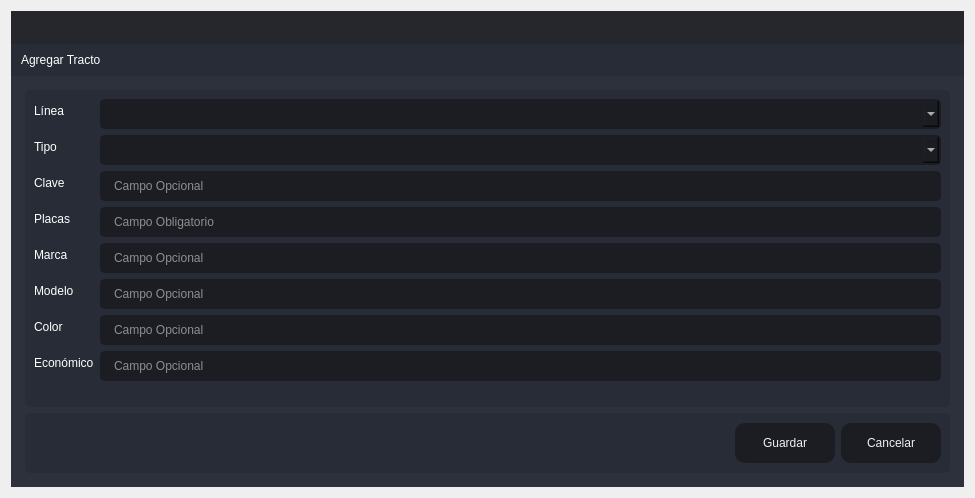
<?xml version="1.0" encoding="UTF-8"?>
<ui version="4.0">
 <class>Create_CajaPorta</class>
 <widget class="QDialog" name="Create_CajaPorta">
  <property name="windowModality">
   <enum>Qt::ApplicationModal</enum>
  </property>
  <property name="geometry">
   <rect>
    <x>0</x>
    <y>0</y>
    <width>975</width>
    <height>498</height>
   </rect>
  </property>
  <property name="windowTitle">
   <string>Agregar</string>
  </property>
  <layout class="QVBoxLayout" name="verticalLayout_6">
   <item>
    <widget class="QFrame" name="frame_main">
     <property name="styleSheet">
      <string notr="true">/* LINE EDIT */
QLineEdit {
	background-color: rgb(27, 29, 35);
	border-radius: 5px;
	border: 2px solid rgb(27, 29, 35);
	padding-left: 10px;
}
QLineEdit:hover {
	border: 2px solid rgb(64, 71, 88);
}
QLineEdit:focus {
	border: 2px solid rgb(91, 101, 124);
}

/* SCROLL BARS */
QScrollBar:horizontal {
    border: none;
    background: rgb(52, 59, 72);
    height: 14px;
    margin: 0px 21px 0 21px;
	border-radius: 0px;
}
QScrollBar::handle:horizontal {
    background: rgb(85, 170, 255);
    min-width: 25px;
	border-radius: 7px
}
QScrollBar::add-line:horizontal {
    border: none;
    background: rgb(55, 63, 77);
    width: 20px;
	border-top-right-radius: 7px;
    border-bottom-right-radius: 7px;
    subcontrol-position: right;
    subcontrol-origin: margin;
}
QScrollBar::sub-line:horizontal {
    border: none;
    background: rgb(55, 63, 77);
    width: 20px;
	border-top-left-radius: 7px;
    border-bottom-left-radius: 7px;
    subcontrol-position: left;
    subcontrol-origin: margin;
}
QScrollBar::up-arrow:horizontal, QScrollBar::down-arrow:horizontal
{
     background: none;
}
QScrollBar::add-page:horizontal, QScrollBar::sub-page:horizontal
{
     background: none;
}
 QScrollBar:vertical {
	border: none;
    background: rgb(52, 59, 72);
    width: 14px;
    margin: 21px 0 21px 0;
	border-radius: 0px;
 }
 QScrollBar::handle:vertical {	
	background: rgb(85, 170, 255);
    min-height: 25px;
	border-radius: 7px
 }
 QScrollBar::add-line:vertical {
     border: none;
    background: rgb(55, 63, 77);
     height: 20px;
	border-bottom-left-radius: 7px;
    border-bottom-right-radius: 7px;
     subcontrol-position: bottom;
     subcontrol-origin: margin;
 }
 QScrollBar::sub-line:vertical {
	border: none;
    background: rgb(55, 63, 77);
     height: 20px;
	border-top-left-radius: 7px;
    border-top-right-radius: 7px;
     subcontrol-position: top;
     subcontrol-origin: margin;
 }
 QScrollBar::up-arrow:vertical, QScrollBar::down-arrow:vertical {
     background: none;
 }

 QScrollBar::add-page:vertical, QScrollBar::sub-page:vertical {
     background: none;
 }

/* CHECKBOX */
QCheckBox::indicator {
    border: 3px solid rgb(52, 59, 72);
	width: 15px;
	height: 15px;
	border-radius: 10px;
    background: rgb(44, 49, 60);
}
QCheckBox::indicator:hover {
    border: 3px solid rgb(58, 66, 81);
}
QCheckBox::indicator:checked {
    background: 3px solid rgb(52, 59, 72);
	border: 3px solid rgb(52, 59, 72);	
	background-image: url(:/16x16/icons/16x16/cil-check-alt.png);
}

/* RADIO BUTTON */
QRadioButton::indicator {
    border: 3px solid rgb(52, 59, 72);
	width: 15px;
	height: 15px;
	border-radius: 10px;
    background: rgb(44, 49, 60);
}
QRadioButton::indicator:hover {
    border: 3px solid rgb(58, 66, 81);
}
QRadioButton::indicator:checked {
    background: 3px solid rgb(94, 106, 130);
	border: 3px solid rgb(52, 59, 72);	
}

/* COMBOBOX */
QComboBox{
	background-color: rgb(27, 29, 35);
	border-radius: 5px;
	border: 2px solid rgb(27, 29, 35);
	padding: 5px;
	padding-left: 10px;
}
QComboBox:hover{
	border: 2px solid rgb(64, 71, 88);
}
QComboBox::drop-down {
	subcontrol-origin: padding;
	subcontrol-position: top right;
	width: 25px; 
	border-left-width: 3px;
	border-left-color: rgba(39, 44, 54, 150);
	border-left-style: solid;
	border-top-right-radius: 3px;
	border-bottom-right-radius: 3px;	
	background-image: url(:/16x16/icons/16x16/cil-arrow-bottom.png);
	background-position: center;
	background-repeat: no-reperat;
 }
QComboBox QAbstractItemView {
	color: rgb(85, 170, 255);	
	background-color: rgb(27, 29, 35);
	padding: 10px;
	selection-background-color: rgb(39, 44, 54);
}

/* SLIDERS */
QSlider::groove:horizontal {
    border-radius: 9px;
    height: 18px;
	margin: 0px;
	background-color: rgb(52, 59, 72);
}
QSlider::groove:horizontal:hover {
	background-color: rgb(55, 62, 76);
}
QSlider::handle:horizontal {
    background-color: rgb(85, 170, 255);
    border: none;
    height: 18px;
    width: 18px;
    margin: 0px;
	border-radius: 9px;
}
QSlider::handle:horizontal:hover {
    background-color: rgb(105, 180, 255);
}
QSlider::handle:horizontal:pressed {
    background-color: rgb(65, 130, 195);
}

QSlider::groove:vertical {
    border-radius: 9px;
    width: 18px;
    margin: 0px;
	background-color: rgb(52, 59, 72);
}
QSlider::groove:vertical:hover {
	background-color: rgb(55, 62, 76);
}
QSlider::handle:vertical {
    background-color: rgb(85, 170, 255);
	border: none;
    height: 18px;
    width: 18px;
    margin: 0px;
	border-radius: 9px;
}
QSlider::handle:vertical:hover {
    background-color: rgb(105, 180, 255);
}
QSlider::handle:vertical:pressed {
    background-color: rgb(65, 130, 195);
}

</string>
     </property>
     <property name="frameShape">
      <enum>QFrame::NoFrame</enum>
     </property>
     <property name="frameShadow">
      <enum>QFrame::Raised</enum>
     </property>
     <layout class="QVBoxLayout" name="verticalLayout">
      <property name="spacing">
       <number>0</number>
      </property>
      <property name="leftMargin">
       <number>0</number>
      </property>
      <property name="topMargin">
       <number>0</number>
      </property>
      <property name="rightMargin">
       <number>0</number>
      </property>
      <property name="bottomMargin">
       <number>0</number>
      </property>
      <item>
       <widget class="QFrame" name="frame_top">
        <property name="minimumSize">
         <size>
          <width>0</width>
          <height>65</height>
         </size>
        </property>
        <property name="maximumSize">
         <size>
          <width>16777215</width>
          <height>65</height>
         </size>
        </property>
        <property name="styleSheet">
         <string notr="true">background-color: transparent;</string>
        </property>
        <property name="frameShape">
         <enum>QFrame::NoFrame</enum>
        </property>
        <property name="frameShadow">
         <enum>QFrame::Raised</enum>
        </property>
        <layout class="QHBoxLayout" name="horizontalLayout_3">
         <property name="spacing">
          <number>0</number>
         </property>
         <property name="leftMargin">
          <number>0</number>
         </property>
         <property name="topMargin">
          <number>0</number>
         </property>
         <property name="rightMargin">
          <number>0</number>
         </property>
         <property name="bottomMargin">
          <number>0</number>
         </property>
         <item>
          <widget class="QFrame" name="frame_toggle">
           <property name="maximumSize">
            <size>
             <width>70</width>
             <height>16777215</height>
            </size>
           </property>
           <property name="styleSheet">
            <string notr="true">background-color: rgb(27, 29, 35);</string>
           </property>
           <property name="frameShape">
            <enum>QFrame::NoFrame</enum>
           </property>
           <property name="frameShadow">
            <enum>QFrame::Raised</enum>
           </property>
           <layout class="QVBoxLayout" name="verticalLayout_3">
            <property name="spacing">
             <number>0</number>
            </property>
            <property name="leftMargin">
             <number>0</number>
            </property>
            <property name="topMargin">
             <number>0</number>
            </property>
            <property name="rightMargin">
             <number>0</number>
            </property>
            <property name="bottomMargin">
             <number>0</number>
            </property>
           </layout>
          </widget>
         </item>
         <item>
          <widget class="QFrame" name="frame_top_right">
           <property name="styleSheet">
            <string notr="true">background: transparent;</string>
           </property>
           <property name="frameShape">
            <enum>QFrame::NoFrame</enum>
           </property>
           <property name="frameShadow">
            <enum>QFrame::Raised</enum>
           </property>
           <layout class="QVBoxLayout" name="verticalLayout_2">
            <property name="spacing">
             <number>0</number>
            </property>
            <property name="leftMargin">
             <number>0</number>
            </property>
            <property name="topMargin">
             <number>0</number>
            </property>
            <property name="rightMargin">
             <number>0</number>
            </property>
            <property name="bottomMargin">
             <number>0</number>
            </property>
            <item>
             <widget class="QFrame" name="frame_top_btns">
              <property name="maximumSize">
               <size>
                <width>16777215</width>
                <height>42</height>
               </size>
              </property>
              <property name="styleSheet">
               <string notr="true">background-color: rgba(27, 29, 35, 200)</string>
              </property>
              <property name="frameShape">
               <enum>QFrame::NoFrame</enum>
              </property>
              <property name="frameShadow">
               <enum>QFrame::Raised</enum>
              </property>
              <layout class="QHBoxLayout" name="horizontalLayout_4">
               <property name="spacing">
                <number>0</number>
               </property>
               <property name="leftMargin">
                <number>0</number>
               </property>
               <property name="topMargin">
                <number>0</number>
               </property>
               <property name="rightMargin">
                <number>0</number>
               </property>
               <property name="bottomMargin">
                <number>0</number>
               </property>
               <item>
                <widget class="QFrame" name="frame_label_top_btns">
                 <property name="sizePolicy">
                  <sizepolicy hsizetype="Expanding" vsizetype="Preferred">
                   <horstretch>0</horstretch>
                   <verstretch>0</verstretch>
                  </sizepolicy>
                 </property>
                 <property name="frameShape">
                  <enum>QFrame::NoFrame</enum>
                 </property>
                 <property name="frameShadow">
                  <enum>QFrame::Raised</enum>
                 </property>
                 <layout class="QHBoxLayout" name="horizontalLayout_10">
                  <property name="spacing">
                   <number>0</number>
                  </property>
                  <property name="leftMargin">
                   <number>5</number>
                  </property>
                  <property name="topMargin">
                   <number>0</number>
                  </property>
                  <property name="rightMargin">
                   <number>10</number>
                  </property>
                  <property name="bottomMargin">
                   <number>0</number>
                  </property>
                 </layout>
                </widget>
               </item>
               <item alignment="Qt::AlignRight">
                <widget class="QFrame" name="frame_btns_right">
                 <property name="sizePolicy">
                  <sizepolicy hsizetype="Expanding" vsizetype="Preferred">
                   <horstretch>0</horstretch>
                   <verstretch>0</verstretch>
                  </sizepolicy>
                 </property>
                 <property name="maximumSize">
                  <size>
                   <width>120</width>
                   <height>16777215</height>
                  </size>
                 </property>
                 <property name="frameShape">
                  <enum>QFrame::NoFrame</enum>
                 </property>
                 <property name="frameShadow">
                  <enum>QFrame::Raised</enum>
                 </property>
                 <layout class="QHBoxLayout" name="horizontalLayout_5">
                  <property name="spacing">
                   <number>0</number>
                  </property>
                  <property name="leftMargin">
                   <number>0</number>
                  </property>
                  <property name="topMargin">
                   <number>0</number>
                  </property>
                  <property name="rightMargin">
                   <number>0</number>
                  </property>
                  <property name="bottomMargin">
                   <number>0</number>
                  </property>
                 </layout>
                </widget>
               </item>
              </layout>
             </widget>
            </item>
            <item>
             <widget class="QFrame" name="frame_top_info">
              <property name="maximumSize">
               <size>
                <width>16777215</width>
                <height>65</height>
               </size>
              </property>
              <property name="styleSheet">
               <string notr="true">background-color: rgb(39, 44, 54);</string>
              </property>
              <property name="frameShape">
               <enum>QFrame::NoFrame</enum>
              </property>
              <property name="frameShadow">
               <enum>QFrame::Raised</enum>
              </property>
              <layout class="QHBoxLayout" name="horizontalLayout_8">
               <property name="spacing">
                <number>0</number>
               </property>
               <property name="leftMargin">
                <number>10</number>
               </property>
               <property name="topMargin">
                <number>0</number>
               </property>
               <property name="rightMargin">
                <number>10</number>
               </property>
               <property name="bottomMargin">
                <number>0</number>
               </property>
               <item>
                <widget class="QLabel" name="label">
                 <property name="styleSheet">
                  <string notr="true">font: 75 16pt &quot;MS Shell Dlg 2&quot;;
color: rgb(255, 255, 255);</string>
                 </property>
                 <property name="text">
                  <string>Agregar Tracto</string>
                 </property>
                </widget>
               </item>
              </layout>
             </widget>
            </item>
           </layout>
          </widget>
         </item>
        </layout>
       </widget>
      </item>
      <item>
       <widget class="QFrame" name="frame_center">
        <property name="sizePolicy">
         <sizepolicy hsizetype="Expanding" vsizetype="Expanding">
          <horstretch>0</horstretch>
          <verstretch>0</verstretch>
         </sizepolicy>
        </property>
        <property name="styleSheet">
         <string notr="true">background-color: rgb(40, 44, 52);</string>
        </property>
        <property name="frameShape">
         <enum>QFrame::NoFrame</enum>
        </property>
        <property name="frameShadow">
         <enum>QFrame::Raised</enum>
        </property>
        <layout class="QHBoxLayout" name="horizontalLayout_2">
         <property name="spacing">
          <number>0</number>
         </property>
         <property name="leftMargin">
          <number>0</number>
         </property>
         <property name="topMargin">
          <number>0</number>
         </property>
         <property name="rightMargin">
          <number>0</number>
         </property>
         <property name="bottomMargin">
          <number>0</number>
         </property>
         <item>
          <widget class="QFrame" name="frame_content_right">
           <property name="styleSheet">
            <string notr="true">background-color: rgb(44, 49, 60);</string>
           </property>
           <property name="frameShape">
            <enum>QFrame::NoFrame</enum>
           </property>
           <property name="frameShadow">
            <enum>QFrame::Raised</enum>
           </property>
           <layout class="QVBoxLayout" name="verticalLayout_4">
            <property name="spacing">
             <number>0</number>
            </property>
            <property name="leftMargin">
             <number>0</number>
            </property>
            <property name="topMargin">
             <number>0</number>
            </property>
            <property name="rightMargin">
             <number>0</number>
            </property>
            <property name="bottomMargin">
             <number>0</number>
            </property>
            <item>
             <widget class="QFrame" name="frame_content">
              <property name="frameShape">
               <enum>QFrame::NoFrame</enum>
              </property>
              <property name="frameShadow">
               <enum>QFrame::Raised</enum>
              </property>
              <layout class="QVBoxLayout" name="verticalLayout_9">
               <property name="spacing">
                <number>0</number>
               </property>
               <property name="leftMargin">
                <number>5</number>
               </property>
               <property name="topMargin">
                <number>5</number>
               </property>
               <property name="rightMargin">
                <number>5</number>
               </property>
               <property name="bottomMargin">
                <number>5</number>
               </property>
               <item>
                <widget class="QStackedWidget" name="stackedWidget">
                 <property name="styleSheet">
                  <string notr="true">background: transparent;</string>
                 </property>
                 <property name="currentIndex">
                  <number>0</number>
                 </property>
                 <widget class="QWidget" name="page_home">
                  <layout class="QVBoxLayout" name="verticalLayout_10">
                   <item>
                    <widget class="QFrame" name="frame">
                     <property name="styleSheet">
                      <string notr="true">background-color: rgb(39, 44, 54);
border-radius: 5px;
color: rgb(255,255,255)</string>
                     </property>
                     <property name="frameShape">
                      <enum>QFrame::StyledPanel</enum>
                     </property>
                     <property name="frameShadow">
                      <enum>QFrame::Raised</enum>
                     </property>
                     <layout class="QVBoxLayout" name="verticalLayout_5">
                      <item>
                       <layout class="QFormLayout" name="formLayout_2">
                        <item row="1" column="0">
                         <widget class="QLabel" name="label_2">
                          <property name="styleSheet">
                           <string notr="true">font: 75 12pt &quot;MS Shell Dlg 2&quot;;
color: rgb(255, 255, 255);</string>
                          </property>
                          <property name="text">
                           <string>Tipo</string>
                          </property>
                         </widget>
                        </item>
                        <item row="1" column="1">
                         <widget class="QComboBox" name="comboBox_Tipo">
                          <property name="styleSheet">
                           <string notr="true">QComboBox{
	background-color: rgb(27, 29, 35);
	border-radius: 5px;
	border: 2px solid rgb(27, 29, 35);
	padding: 5px;
	padding-left: 10px;
}
QComboBox:hover{
	border: 2px solid rgb(64, 71, 88);
}
QComboBox QAbstractItemView {
	color: rgb(85, 170, 255);	
	background-color: rgb(27, 29, 35);
	padding: 10px;
	selection-background-color: rgb(39, 44, 54);
}</string>
                          </property>
                         </widget>
                        </item>
                        <item row="2" column="0">
                         <widget class="QLabel" name="label_3">
                          <property name="styleSheet">
                           <string notr="true">font: 75 12pt &quot;MS Shell Dlg 2&quot;;
color: rgb(255, 255, 255);</string>
                          </property>
                          <property name="text">
                           <string>Clave</string>
                          </property>
                         </widget>
                        </item>
                        <item row="2" column="1">
                         <widget class="QLineEdit" name="lineEditclave">
                          <property name="minimumSize">
                           <size>
                            <width>0</width>
                            <height>30</height>
                           </size>
                          </property>
                          <property name="styleSheet">
                           <string notr="true">QLineEdit {
	background-color: rgb(27, 29, 35);
	border-radius: 5px;
	border: 2px solid rgb(27, 29, 35);
	padding-left: 10px;
	font: 75 12pt &quot;MS Shell Dlg 2&quot;;
	color: rgb(255, 255, 255);
}
QLineEdit:hover {
	border: 2px solid rgb(64, 71, 88);
}
QLineEdit:focus {
	border: 2px solid rgb(91, 101, 124);
}</string>
                          </property>
                          <property name="placeholderText">
                           <string>Campo Opcional</string>
                          </property>
                         </widget>
                        </item>
                        <item row="3" column="0">
                         <widget class="QLabel" name="label_4">
                          <property name="styleSheet">
                           <string notr="true">font: 75 12pt &quot;MS Shell Dlg 2&quot;;
color: rgb(255, 255, 255);</string>
                          </property>
                          <property name="text">
                           <string>Placas</string>
                          </property>
                         </widget>
                        </item>
                        <item row="3" column="1">
                         <widget class="QLineEdit" name="lineEditCreate">
                          <property name="minimumSize">
                           <size>
                            <width>0</width>
                            <height>30</height>
                           </size>
                          </property>
                          <property name="styleSheet">
                           <string notr="true">QLineEdit {
	background-color: rgb(27, 29, 35);
	border-radius: 5px;
	border: 2px solid rgb(27, 29, 35);
	padding-left: 10px;
	font: 75 12pt &quot;MS Shell Dlg 2&quot;;
	color: rgb(255, 255, 255);
}
QLineEdit:hover {
	border: 2px solid rgb(64, 71, 88);
}
QLineEdit:focus {
	border: 2px solid rgb(91, 101, 124);
}</string>
                          </property>
                          <property name="placeholderText">
                           <string>Campo Obligatorio</string>
                          </property>
                         </widget>
                        </item>
                        <item row="4" column="0">
                         <widget class="QLabel" name="label_5">
                          <property name="styleSheet">
                           <string notr="true">font: 75 12pt &quot;MS Shell Dlg 2&quot;;
color: rgb(255, 255, 255);</string>
                          </property>
                          <property name="text">
                           <string>Marca</string>
                          </property>
                         </widget>
                        </item>
                        <item row="4" column="1">
                         <widget class="QLineEdit" name="lineEditmarca">
                          <property name="minimumSize">
                           <size>
                            <width>0</width>
                            <height>30</height>
                           </size>
                          </property>
                          <property name="styleSheet">
                           <string notr="true">QLineEdit {
	background-color: rgb(27, 29, 35);
	border-radius: 5px;
	border: 2px solid rgb(27, 29, 35);
	padding-left: 10px;
	font: 75 12pt &quot;MS Shell Dlg 2&quot;;
	color: rgb(255, 255, 255);
}
QLineEdit:hover {
	border: 2px solid rgb(64, 71, 88);
}
QLineEdit:focus {
	border: 2px solid rgb(91, 101, 124);
}</string>
                          </property>
                          <property name="placeholderText">
                           <string>Campo Opcional</string>
                          </property>
                         </widget>
                        </item>
                        <item row="5" column="0">
                         <widget class="QLabel" name="label_6">
                          <property name="styleSheet">
                           <string notr="true">font: 75 12pt &quot;MS Shell Dlg 2&quot;;
color: rgb(255, 255, 255);</string>
                          </property>
                          <property name="text">
                           <string>Modelo</string>
                          </property>
                         </widget>
                        </item>
                        <item row="5" column="1">
                         <widget class="QLineEdit" name="lineEditmodelo">
                          <property name="minimumSize">
                           <size>
                            <width>0</width>
                            <height>30</height>
                           </size>
                          </property>
                          <property name="styleSheet">
                           <string notr="true">QLineEdit {
	background-color: rgb(27, 29, 35);
	border-radius: 5px;
	border: 2px solid rgb(27, 29, 35);
	padding-left: 10px;
	font: 75 12pt &quot;MS Shell Dlg 2&quot;;
	color: rgb(255, 255, 255);
}
QLineEdit:hover {
	border: 2px solid rgb(64, 71, 88);
}
QLineEdit:focus {
	border: 2px solid rgb(91, 101, 124);
}</string>
                          </property>
                          <property name="placeholderText">
                           <string>Campo Opcional</string>
                          </property>
                         </widget>
                        </item>
                        <item row="6" column="0">
                         <widget class="QLabel" name="label_7">
                          <property name="styleSheet">
                           <string notr="true">font: 75 12pt &quot;MS Shell Dlg 2&quot;;
color: rgb(255, 255, 255);</string>
                          </property>
                          <property name="text">
                           <string>Color</string>
                          </property>
                         </widget>
                        </item>
                        <item row="6" column="1">
                         <widget class="QLineEdit" name="lineEditcolor">
                          <property name="minimumSize">
                           <size>
                            <width>0</width>
                            <height>30</height>
                           </size>
                          </property>
                          <property name="styleSheet">
                           <string notr="true">QLineEdit {
	background-color: rgb(27, 29, 35);
	border-radius: 5px;
	border: 2px solid rgb(27, 29, 35);
	padding-left: 10px;
	font: 75 12pt &quot;MS Shell Dlg 2&quot;;
	color: rgb(255, 255, 255);
}
QLineEdit:hover {
	border: 2px solid rgb(64, 71, 88);
}
QLineEdit:focus {
	border: 2px solid rgb(91, 101, 124);
}</string>
                          </property>
                          <property name="placeholderText">
                           <string>Campo Opcional</string>
                          </property>
                         </widget>
                        </item>
                        <item row="7" column="0">
                         <widget class="QLabel" name="label_8">
                          <property name="styleSheet">
                           <string notr="true">font: 75 12pt &quot;MS Shell Dlg 2&quot;;
color: rgb(255, 255, 255);</string>
                          </property>
                          <property name="text">
                           <string>Económico</string>
                          </property>
                         </widget>
                        </item>
                        <item row="7" column="1">
                         <widget class="QLineEdit" name="lineEditeconomico">
                          <property name="minimumSize">
                           <size>
                            <width>0</width>
                            <height>30</height>
                           </size>
                          </property>
                          <property name="styleSheet">
                           <string notr="true">QLineEdit {
	background-color: rgb(27, 29, 35);
	border-radius: 5px;
	border: 2px solid rgb(27, 29, 35);
	padding-left: 10px;
	font: 75 12pt &quot;MS Shell Dlg 2&quot;;
	color: rgb(255, 255, 255);
}
QLineEdit:hover {
	border: 2px solid rgb(64, 71, 88);
}
QLineEdit:focus {
	border: 2px solid rgb(91, 101, 124);
}</string>
                          </property>
                          <property name="placeholderText">
                           <string>Campo Opcional</string>
                          </property>
                         </widget>
                        </item>
                        <item row="0" column="0">
                         <widget class="QLabel" name="label_9">
                          <property name="styleSheet">
                           <string notr="true">font: 75 12pt &quot;MS Shell Dlg 2&quot;;
color: rgb(255, 255, 255);</string>
                          </property>
                          <property name="text">
                           <string>Línea</string>
                          </property>
                         </widget>
                        </item>
                        <item row="0" column="1">
                         <widget class="QComboBox" name="comboBoxLinea">
                          <property name="styleSheet">
                           <string notr="true">QComboBox{
	background-color: rgb(27, 29, 35);
	border-radius: 5px;
	border: 2px solid rgb(27, 29, 35);
	padding: 5px;
	padding-left: 10px;
}
QComboBox:hover{
	border: 2px solid rgb(64, 71, 88);
}
QComboBox QAbstractItemView {
	color: rgb(85, 170, 255);	
	background-color: rgb(27, 29, 35);
	padding: 10px;
	selection-background-color: rgb(39, 44, 54);
}</string>
                          </property>
                         </widget>
                        </item>
                       </layout>
                      </item>
                     </layout>
                    </widget>
                   </item>
                   <item>
                    <widget class="QFrame" name="frame_2">
                     <property name="minimumSize">
                      <size>
                       <width>0</width>
                       <height>60</height>
                      </size>
                     </property>
                     <property name="maximumSize">
                      <size>
                       <width>16777215</width>
                       <height>60</height>
                      </size>
                     </property>
                     <property name="styleSheet">
                      <string notr="true">background-color: rgb(39, 44, 54);
border-radius: 5px;</string>
                     </property>
                     <property name="frameShape">
                      <enum>QFrame::StyledPanel</enum>
                     </property>
                     <property name="frameShadow">
                      <enum>QFrame::Raised</enum>
                     </property>
                     <layout class="QHBoxLayout" name="horizontalLayout_9">
                      <item>
                       <layout class="QGridLayout" name="gridLayout">
                        <item row="0" column="0">
                         <spacer name="horizontalSpacer">
                          <property name="orientation">
                           <enum>Qt::Horizontal</enum>
                          </property>
                          <property name="sizeHint" stdset="0">
                           <size>
                            <width>40</width>
                            <height>20</height>
                           </size>
                          </property>
                         </spacer>
                        </item>
                        <item row="0" column="1">
                         <widget class="QPushButton" name="btnAgregar">
                          <property name="minimumSize">
                           <size>
                            <width>100</width>
                            <height>40</height>
                           </size>
                          </property>
                          <property name="styleSheet">
                           <string notr="true">QPushButton {
	border-color: rgb(27, 29, 35);
	font: 75 10pt &quot;MS Shell Dlg 2&quot;;
	color: rgb(240, 240, 240);
	background-color: rgb(27, 29, 35);
	border: 0px solid;
	border-radius: 10px;	
}
QPushButton:hover {
	background-color:rgb(44, 49, 60);
	border-color: rgb(27, 29, 35);
	border: 2px solid;
}</string>
                          </property>
                          <property name="text">
                           <string>Guardar</string>
                          </property>
                         </widget>
                        </item>
                        <item row="0" column="2">
                         <widget class="QPushButton" name="btnCancelar">
                          <property name="minimumSize">
                           <size>
                            <width>100</width>
                            <height>40</height>
                           </size>
                          </property>
                          <property name="styleSheet">
                           <string notr="true">QPushButton {
	border-color: rgb(27, 29, 35);
	font: 75 10pt &quot;MS Shell Dlg 2&quot;;
	color: rgb(240, 240, 240);
	background-color: rgb(27, 29, 35);
	border: 0px solid;
	border-radius: 10px;	
}
QPushButton:hover {
	background-color:rgb(44, 49, 60);
	border-color: rgb(27, 29, 35);
	border: 2px solid;
}</string>
                          </property>
                          <property name="text">
                           <string>Cancelar</string>
                          </property>
                         </widget>
                        </item>
                       </layout>
                      </item>
                     </layout>
                    </widget>
                   </item>
                  </layout>
                 </widget>
                </widget>
               </item>
              </layout>
             </widget>
            </item>
           </layout>
          </widget>
         </item>
        </layout>
       </widget>
      </item>
     </layout>
    </widget>
   </item>
  </layout>
 </widget>
 <resources/>
 <connections/>
</ui>
